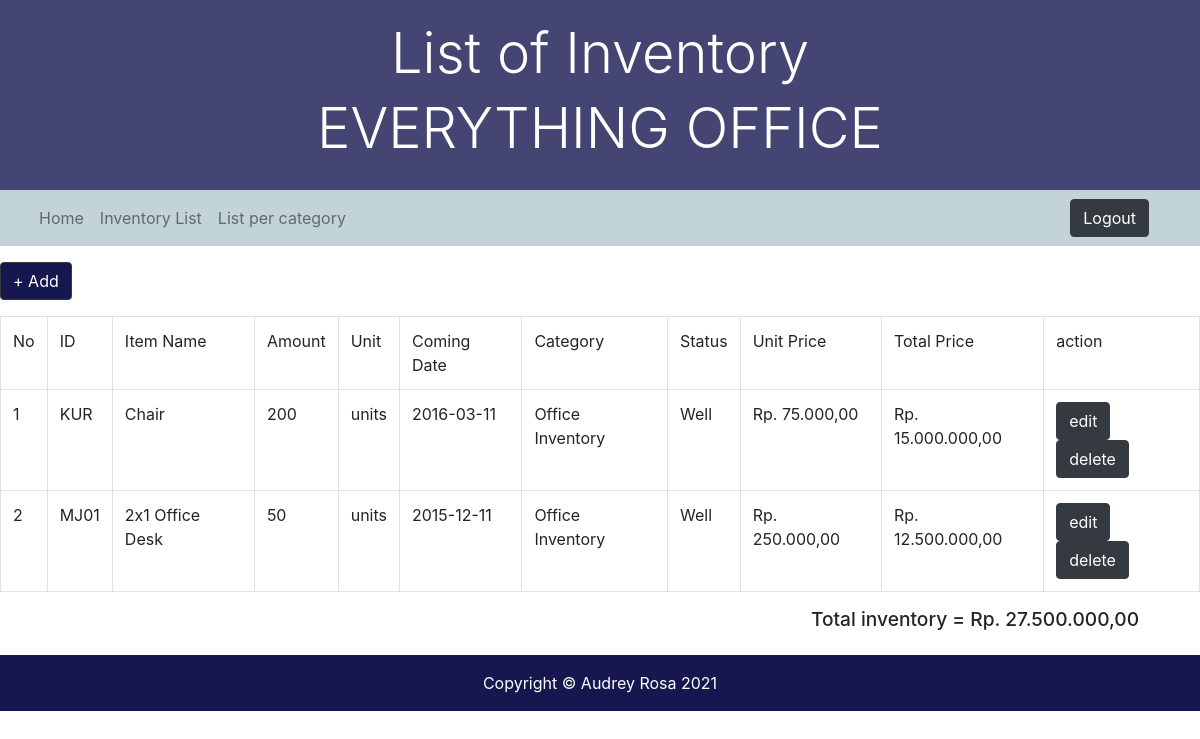
The page /inventorylist.php?data=2 on the database its author committed.
### tables this page shows
CREATE TABLE `inventory` (
  `item_id` varchar(10) NOT NULL,
  `item_name` varchar(30) NOT NULL,
  `amount` int(11) NOT NULL,
  `unit` varchar(15) NOT NULL,
  `arrival_date` date NOT NULL,
  `category` varchar(20) NOT NULL,
  `item_status` varchar(20) NOT NULL,
  `price` int(20) NOT NULL
);

### inventorylist.php (the view, shortened to what this page needs)
<?php
if (isset($_GET['data'])) {
    switch ($_GET['data']) {
      case '2':
      $sql = "SELECT * FROM inventory WHERE category = 'Office Inventory'";
        break;
    }
} else {
    $sql = "SELECT * FROM inventory";
}
function convert($value) {
    $result = "Rp. " . number_format($value, 2, ',', '.');
    return $result;
}
include "connect.php";
?>
<!DOCTYPE html>
<html>
<head>
    <link href="http://maxcdn.bootstrapcdn.com/font-awesome/4.1.0/css/font-awesome.min.css" rel="stylesheet">
    <link href="vendor/bootstrap/css/bootstrap.min.css" rel="stylesheet">
    <link rel="stylesheet" type="text/css" href="style.css">
    <link rel="stylesheet" href="fontawesome/fontawesome-free/css/all.min.css">
</head>
<div class="inventory">
    <h1 class="display-4">List of Inventory</h1>
    <h1 class="display-4">EVERYTHING OFFICE</h1>
</div>
<body id="page-top">
  <nav class="navbar navbar-expand-lg mt-0 navbar-light" style="background-color: #C2D4D8">
    <div class="container-fluid">
      <div class="collapse navbar-collapse" id="navbarNavDropdown">
        <ul class="navbar-nav">
          <li class="nav-item">
            <a class="nav-link" href="homepage.php">Home</a>
          </li>
          <li class="nav-item">
            <a class="nav-link" href="inventorylist.php">Inventory List</a>
          </li>
          <li class="nav-item dropdown">
            <a class="nav-link" href="#" id="navbarDropdownMenuLink" role="button" data-bs-toggle="dropdown" aria-expanded="false">
              List per category
            </a>
          </li>
        </ul>
      </div>
      <form action="logout.php" style="padding-right:20px">
        <button style="align:right" class="btn btn-dark">Logout</button>
      </form>
    </div>
  </nav>
  <form action="add.php" style="padding-bottom:30px">
    <button class="btn btn-dark" style="float:left; background-color:#16174f">+ Add</button>
  </form>
  <center>
  <br>
  <table class="table table-bordered">
        <tr>
            <td> No </td>
            <td> ID  </td>
            <td> Item Name  </td>
            <td> Amount </td>
            <td> Unit </td>
            <td> Coming Date </td>
            <td> Category </td>
            <td> Status </td>
            <td> Unit Price </td>
            <td> Total Price </td>
            <td> action </td>
        </tr>
        <?php
            $number=0;
            $total = 0;
            $result = $connect -> query($sql);
            if ($result -> num_rows > 0) {
                while ($data = $result -> fetch_assoc()) {
                $number=$number+1;
        ?>
            <tr>
                <td> <?php echo $number?> </td>
                <td> <?php echo $data['item_id']; ?> </td>
                <td> <?php echo $data['item_name']; ?> </td>
                <td> <?php echo $data['amount']; ?> </td>
                <td> <?php echo $data['unit']; ?> </td>
                <td> <?php echo $data['arrival_date']; ?> </td>
                <td> <?php echo $data['category']; ?> </td>
                <td> <?php echo $data['item_status']; ?> </td>
                <td> <?php echo convert($data['price']); ?> </td>
                <td> <?php echo convert($data['price'] * $data['amount']);?> </td>
                <td><a class="btn btn-dark" href=edit.php?item_id=<?php echo $data['item_id'];?>>edit</a>
                    <a class="btn btn-dark" href=confirmdelete.php?item_id=<?php echo $data['item_id'];?>>delete</a>
                </td>
            <?php
                    $total = $total + ($data['price'] * $data['amount']);
                }
            }
            ?>
            </tr>
    </table>
    <h1 style="clear:both;margin-left:750px;margin-top:0px;font-size:1.2rem;"><?php echo "Total inventory = " .convert($total); ?></h1>
  </center>
      <footer class="text-white p-3 mt-4" style="background-color:#16174f;">
      <div class="row">
        <div class="container">
          <p class="m-0 text-center text-white">Copyright &copy; Audrey Rosa 2021</p>
        </div>
      </div>
    </footer>
</body>
</html>

### style.css (style rules this page uses)
body { background-color: white; }
.inventory { color : white; background-color:#16174f; text-align: center; opacity: .8; padding: 20px; }

### rows shown on the page
inventory: item_id "KUR", item_name "Chair", amount "200", unit "units", arrival_date "2016-03-11", category "Office Inventory", item_status "Well", price "Rp. 75.000,00", convert($data['price'] * $data['amount']) "Rp. 15.000.000,00"
inventory: item_id "MJ01", item_name "2x1 Office Desk", amount "50", unit "units", arrival_date "2015-12-11", category "Office Inventory", item_status "Well", price "Rp. 250.000,00", convert($data['price'] * $data['amount']) "Rp. 12.500.000,00"

### other values the page prints
convert($total) "Rp. 27.500.000,00"
